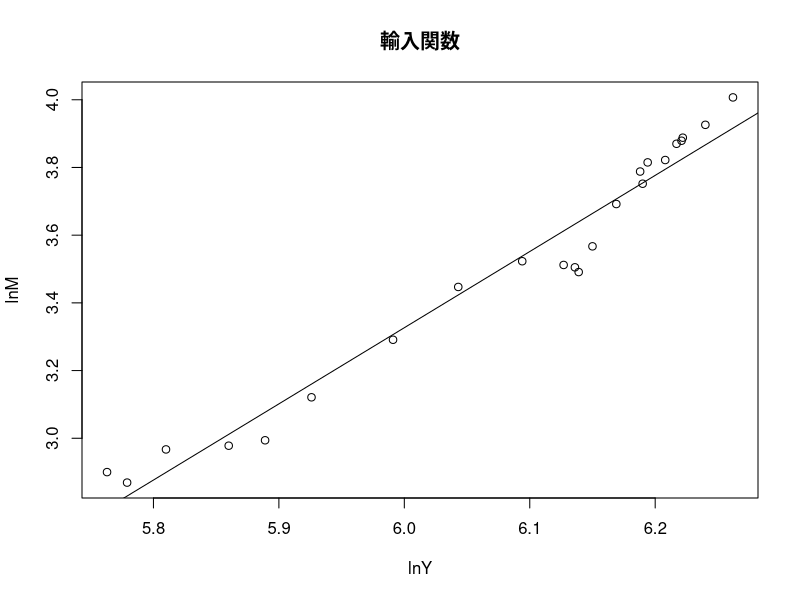

Here is the R script that generated this plot: (Note: this script raises an error after producing the figure.)
data1 <- read.table("ke0501.csv",header = TRUE, sep =",")
data1
plot(data1$lnY, data1$lnM,xlab="lnY",ylab="lnM",main="輸入関数")
fm1 <- lm(lnM ~ lnY, data = data1)
summary(fm1)
abline(fm1)
dwtest(fm1)
